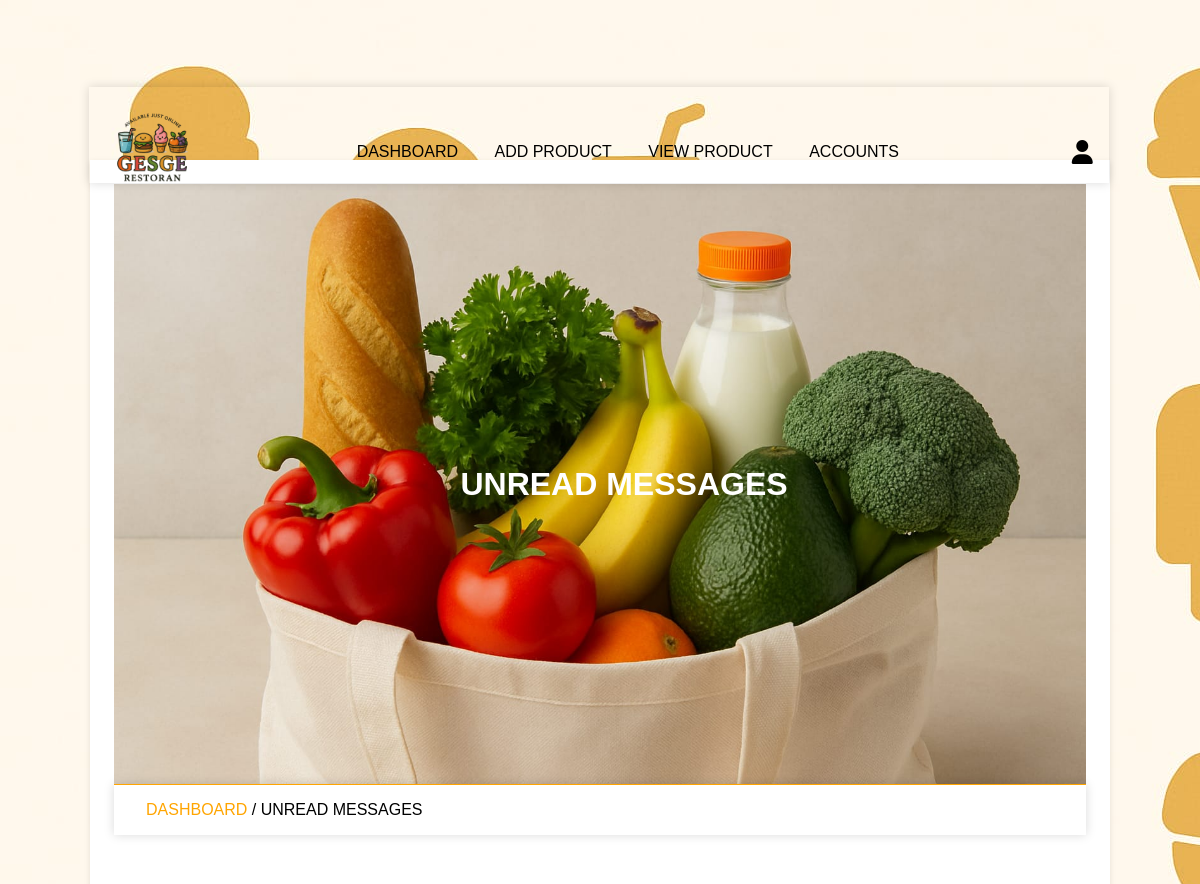
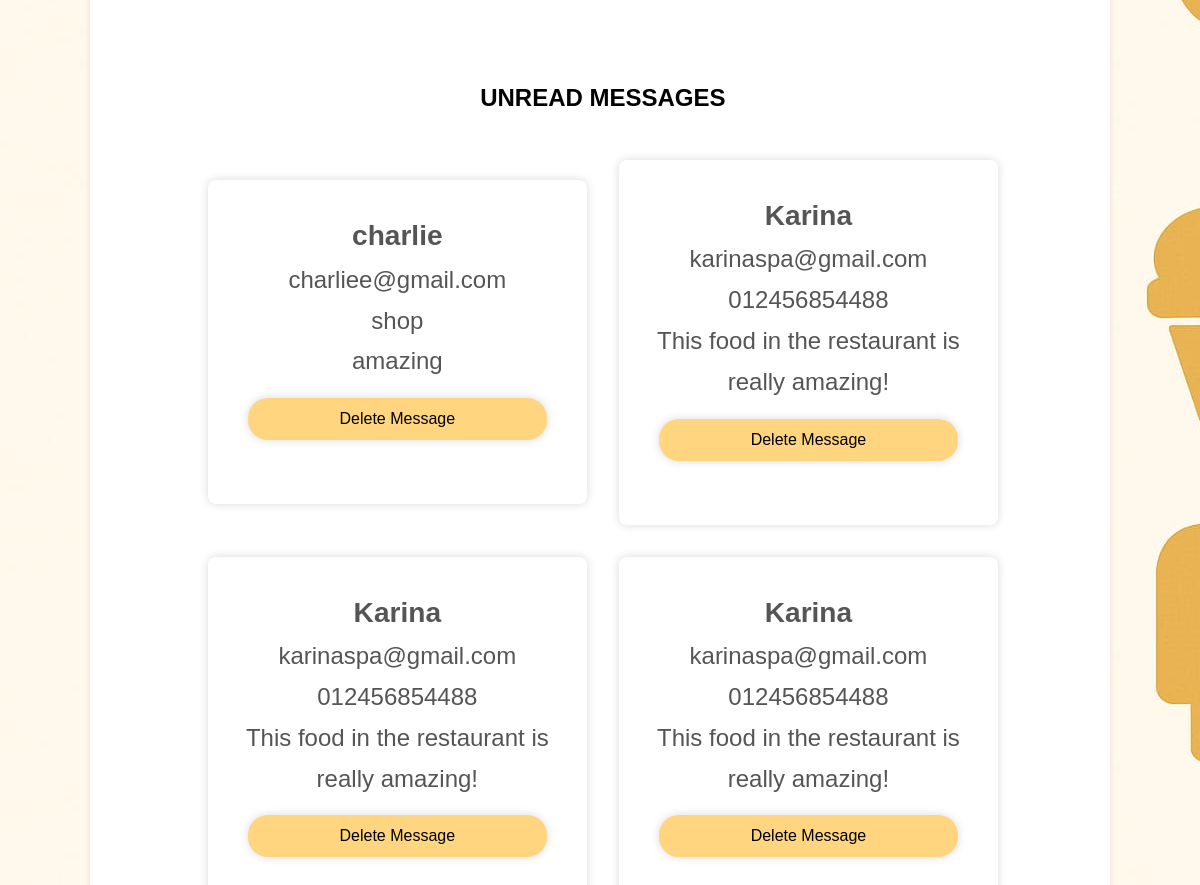
/admin/admin_message.php (signed in), run on the app's committed database (2 pictures, top to bottom).
### tables this page shows
CREATE TABLE `message` (
  `id` varchar(20) NOT NULL,
  `user_id` varchar(20) NOT NULL,
  `name` varchar(50) NOT NULL,
  `email` varchar(100) NOT NULL,
  `number` varchar(30) NOT NULL,
  `message` varchar(500) NOT NULL
);

### admin/admin_message.php (the view, shortened to what this page needs)
<?php
    include '../components/connection.php';
?>
<!DOCTYPE html>
<html>
<head>
    <link rel="stylesheet" href="../fontawasome/css/all.min.css">
    <link rel="stylesheet"  href="../admin_css/admin_style.css?v=<?php echo time(); ?>">
</head>
<body>
    <?php include '../admin_components/admin_header.php'; ?>
    <div class="main">
        <div class="banner">
            <h1>unread messages</h1>
        </div>
        <div class="title2">
            <a href="dashboard.php">dashboard  </a> <span>/ unread messages</span>
        </div>
        <section class="accounts">
            <h1 class="heading">unread messages</h1>
            <div class="box-container">
                <?php
                    $select_message = $conn->prepare("SELECT * FROM `message` ");
                    $select_message->execute();
                    if ($select_message->rowCount() > 0) {
                        while($fetch_message = $select_message->fetch(PDO::FETCH_ASSOC)) {
                ?>
                <div class="box">
                   <h3 class="name"><?= $fetch_message['name']; ?></h3>
                   <p> <?= $fetch_message['email']; ?></p>
                   <p> <?= $fetch_message['number']; ?></p>
                   <p> <?= $fetch_message['message']; ?></p>
                   <form action="" method="post" class="flex-btn">
                        <button type="submit" name="delete" class="btn" onclick="return confirm('delete this message');">delete message</button>
                   </form>
                </div>
                <?php
                        }
                    }else{
                        echo '
                            <div class="empty">
                                <p>no message send yet!</p>
                            </div>
                        ';
                    }
                ?>
            </div>
        </section>
    </div>
</body>
</html>

### admin_css/admin_style.css (style rules this page uses)
* { padding: 0; margin: 0; box-sizing: border-box; }
:root { --orange: #FFA500; --light-orange: #FFD580; --box-shadow: 0 0 10px rgba(0 0 0/15%); --text-shadow: 1px 1px 3px rgba(245, 173, 79, 0.5); }
html { font-size: 16px; font-family: sans-serif; --ms-overflow-style: scrollbar; --ms-text-size-adjust: 100%; --webkit-text-size-adjust: 100%; }
body { background-image: url('../images/bg1.jpg'); width: 100%; }
.main { width: 85vw; background: #fff; box-shadow: 0 2px 6px 0 rgb(0 0 0/10%); margin: 1rem auto; margin-top: 10rem; padding: 2%; }
a { text-decoration: none; }
.btn { line-height: 2; background-color: var(--light-orange); padding: 5px 35px; display: inline-block; border-radius: 20px; color: #000; text-transform: capitalize; font-family: inherit; cursor: pointer; font-size: 16px; user-select: none; position: relative; overflow: hidden; vertical-align: middle; transition: color .3s ease; z-index: 2; }
.btn::before { position: absolute; content: ''; left: 0; top: 0; background: var(--orange); color: #fff; height: 100%; width: 0; z-index: -1; transition: width .3s ease; }
input, textarea, button, select { background: transparent; border-radius: 20px; padding: 1rem; border: none; outline: none; width: 100%; margin: 1rem 0; box-shadow: var(--box-shadow); font-size: 20px; }
.box-container { display: grid; grid-template-columns: repeat(auto-fit, minmax(20rem, 1fr)); align-items: center; justify-content: center; }
.box-container .box { margin: 1rem; }
.heading { text-align: center; text-transform: uppercase; padding: 1rem; margin-bottom: 1rem; }
section, .post-editor { width: 75vw; min-height: 100vw; border-radius: 10px; padding: 4%; margin: 8% 4%; margin-bottom: 2%; }
.flex-btn { display: flex; justify-content: space-evenly; }
.flex-btn .btn { margin: 1rem; }
.banner { background-image: url('../images/slider4.jpg'); background-size: cover; background-position: center; background-color: var(--orange); width: 100%; height: 50vw; text-align: center; display: flex; justify-content: center; align-items: center; }
.banner h1 { text-transform: uppercase; color: #fff; margin-left: 3rem; }
.title2 { border-top: 1px solid var(--orange); padding: 1rem 2rem; text-transform: uppercase; box-shadow: var(--box-shadow); }
.title2 a { color: var(--orange); }
.accounts .box-container .box { font-size: 1.5rem; text-align: center; box-shadow: var(--box-shadow); border-radius: .5rem; text-align: center; padding: 2rem 1.5rem; padding-bottom: 3rem; line-height: 1.7; color: #555; }

### data on the page
message: name "charlie", email "charliee@gmail.com", number "shop", message "amazing"
message: name "Karina", email "karinaspa@gmail.com", number "012456854488", message "This food in the restaurant is really amazing!"
message: name "Karina", email "karinaspa@gmail.com", number "012456854488", message "This food in the restaurant is really amazing!"
message: name "Karina", email "karinaspa@gmail.com", number "012456854488", message "This food in the restaurant is really amazing!"
